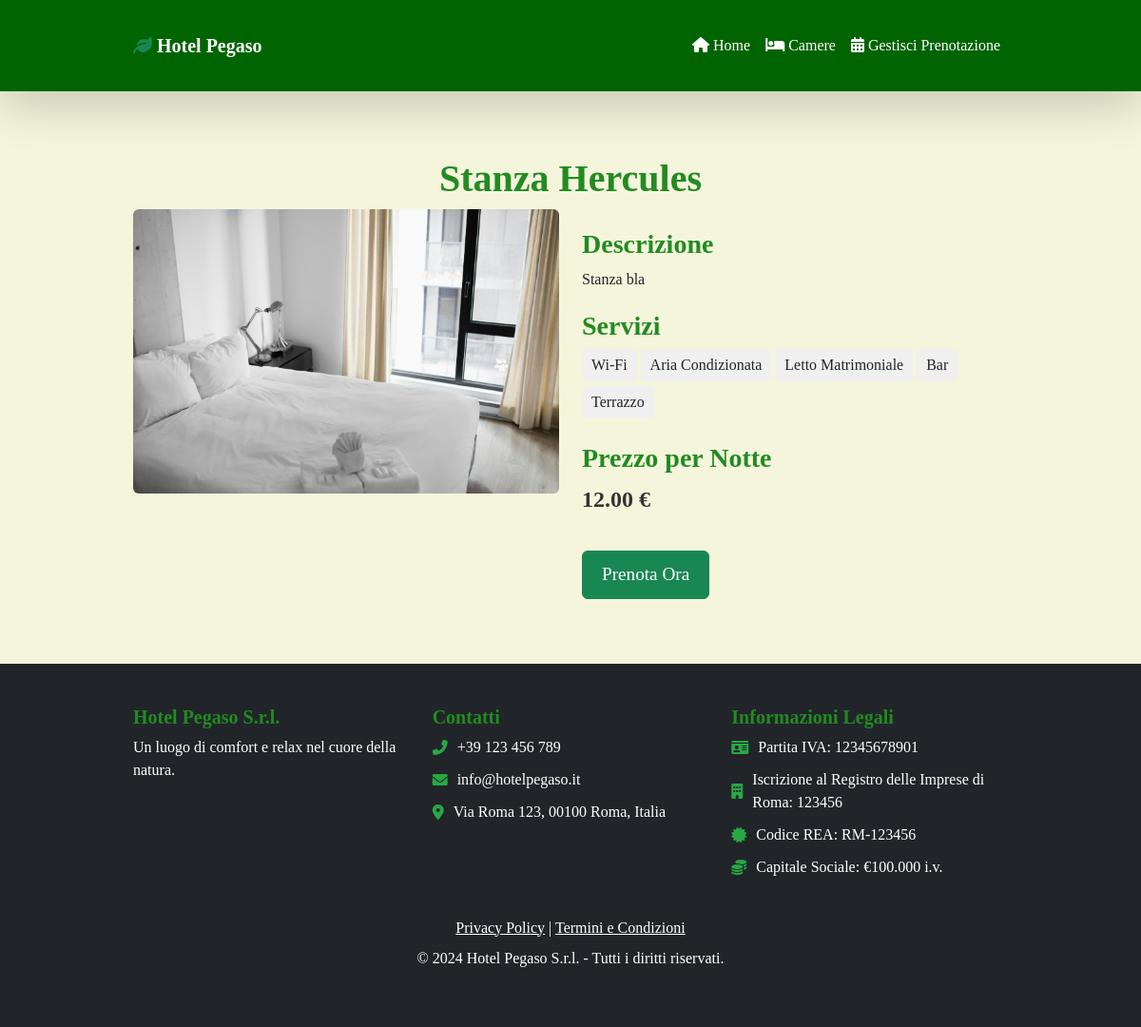
Screenshot of /rooms/1/ with the database file from the repository.
### booking/models.py (models this page shows, shortened)
class Room(models.Model):
    name = models.CharField(max_length=100)
    description = models.TextField()
    services = models.ManyToManyField(Tag, related_name='rooms')
    image = models.ImageField(upload_to='rooms/', default='rooms/default_image.jpg')
    price_per_night = models.DecimalField(max_digits=6, decimal_places=2)
    rating = models.DecimalField(max_digits=3, decimal_places=1, default=0.0)  # Valutazione da 0 a 10

class Tag(models.Model):
    name = models.CharField(max_length=50)

### booking/views.py (the view)
# urls.py: path('rooms/<int:pk>/', views.room_detail, name='room_detail'),
def room_detail(request, pk):
    room = Room.objects.get(pk=pk)
    return render(request, 'room.html', {'room': room})

### booking/templates/room.html (shortened to what this page needs)
{% load static %}
<!DOCTYPE html>
<html lang="it">
<head>
    <link href="https://cdn.jsdelivr.net/npm/bootstrap@5.3.0/dist/css/bootstrap.min.css" rel="stylesheet">
    <link rel="stylesheet" href="https://cdnjs.cloudflare.com/ajax/libs/font-awesome/6.0.0-beta3/css/all.min.css">
    <link rel="stylesheet" href="{% static 'css/style.css' %}">
    <link rel="stylesheet" href="{% static 'css/room_detail.css' %}">
</head>
<body>
    {% include './navbar.html' %}
    <div class="container mt-5">
        <h1 class="text-center">{{ room.name }}</h1>
        <div class="row">
            <div class="col-md-6">
                <img src="{{ room.image.url }}" class="img-fluid rounded" alt="{{ room.name }}">
            </div>
            <div class="col-md-6 room-details">
                <h3>Descrizione</h3>
                <p>{{ room.description }}</p>
                <h3>Servizi</h3>
                <ul class="room-services">
                    {% for service in room.services.all %}
                    <li>{{ service.name }}</li>
                    {% endfor %}
                </ul>
                <h3>Prezzo per Notte</h3>
                <p class="price">{{ room.price_per_night }} €</p>
                <a href="{% url 'select_dates' room.id %}" class="btn btn-success">Prenota Ora</a>
            </div>
        </div>
    </div>
    {% include 'footer.html' %}
</body>
</html>

### booking/static/css/style.css (style rules this page uses)
body { font-family: 'Playfair Display', serif; background-color: #f5f5dc; }
h1, h2, h3, h4, h5, h6 { font-family: 'Playfair Display', serif; font-weight: 700; color: #228B22 !important; }
.container { max-width: 960px; margin: 0 auto; padding: 20px; }

### booking/static/css/room_detail.css (style rules this page uses)
.room-details h3 { margin-top: 20px; }
.room-services { list-style-type: none; padding: 0; }
.room-services li { background-color: #f0f0f0; border-radius: 5px; padding: 5px 10px; margin-bottom: 5px; display: inline-block; }
.price { font-size: 1.5rem; color: #333; font-weight: bold; }
.btn-success { margin-top: 20px; font-size: 1.2rem; padding: 10px 20px; }

### rows the page displays
Room: name "Stanza Hercules", image (picture), description "Stanza bla", price_per_night "12.00"
Tag: name "Wi-Fi"
Tag: name "Aria Condizionata"
Tag: name "Letto Matrimoniale"
Tag: name "Bar"
Tag: name "Terrazzo"
